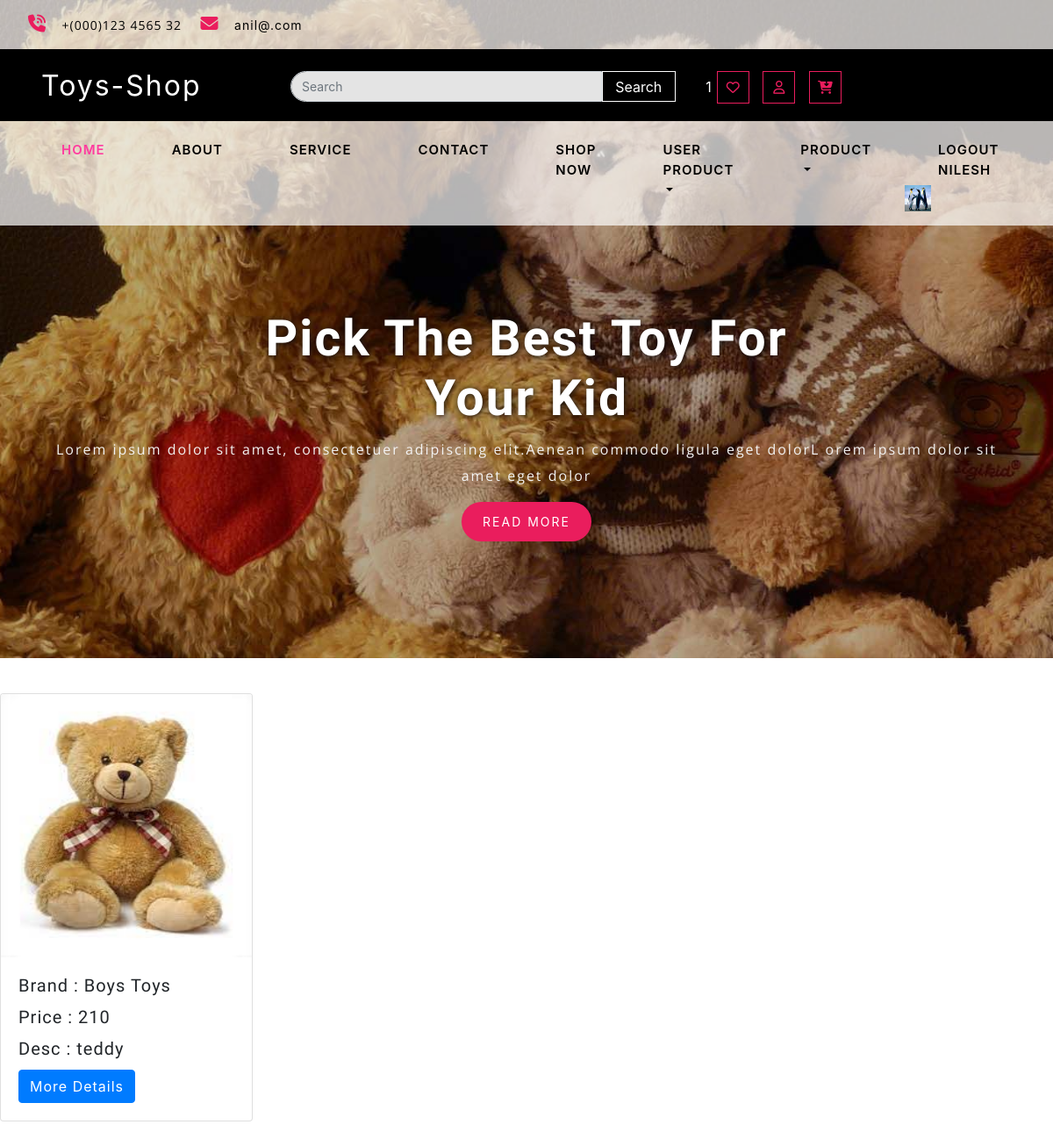
Screenshot of /mywishlist/ (signed in) with the database file from the repository.
### myapp/models.py (models this page shows, shortened)
class Register(models.Model):
	fname=models.CharField(max_length=100)
	lname=models.CharField(max_length=100)
	email=models.CharField(max_length=100)
	password=models.CharField(max_length=100)
	phone=models.CharField(max_length=100)
	address=models.TextField()
	status=models.CharField(max_length=100,default="inactive")
	usertype=models.CharField(max_length=100,default="user")
	image=models.ImageField(upload_to="image/",blank=True,null=True,default="")

class Wishlist(models.Model):
	user=models.ForeignKey(Register,on_delete=models.CASCADE)
	product=models.ForeignKey(Product,on_delete=models.CASCADE)
	date=models.DateTimeField(default=timezone.now)

class Product(models.Model):
	BRANDS=(
			('Kids Toys','Kids Toys'),
			('Dolly','Dolly'),
			('Boys Toys','Boys Toys'),
			('Barbie','Barbie'),
		)
	saller=models.ForeignKey(Register,on_delete=models.CASCADE)
	product_brand=models.CharField(max_length=100,choices=BRANDS)
	product_price=models.IntegerField()
	product_desc=models.TextField()
	product_image=models.ImageField(upload_to="product_image",default="")

### myapp/views.py (the view)
# urls.py: path('mywishlist/',views.mywishlist,name='mywishlist'),
def mywishlist(request):
	user=Register.objects.get(email=request.session['email'])
	wishlists=Wishlist.objects.filter(user=user)
	request.session['wishlist_count']=len(wishlists)
	return render(request,'mywishlist.html',{'wishlists':wishlists})

### myapp/templates/mywishlist.html
{% include 'hearder.html' %}
<div class="row">
	{% for i in wishlists %}
	<div class="col-sm-3" style="margin-bottom: 100px">
		<div class="card" style="width: 18rem;">
			<img class="card-img-top" src="{{i.product.product_image.url}}" alt="Card image cap" width="450px" height="300px">
			<div class="card-body">
				<h5 class="card-title">Brand : {{i.product.product_brand}}</h5>
				<h5 class="card-title">Price : {{i.product.product_price}}</h5>
				<h5 class="card-title">Desc  : {{i.product.product_desc}}</h5>
				<a href="{% url 'user_details_product' pid=i.product.pk %}" class="btn btn-primary">More Details</a>
			</div>
		</div>
	</div>
	{% endfor %}
</div>

### myapp/templates/hearder.html (shortened to what this page needs)
{% load static %}
<!DOCTYPE html>
<html lang="zxx">
<head>
      <link href="{% static 'css/bootstrap.min.css' %}" rel="stylesheet" type="text/css" media="all">
      <link href="{% static 'css/fontawesome-all.min.css' %}" rel="stylesheet" type="text/css" media="all">
      <link rel="stylesheet" href="{% static 'css/flexslider.css' %}" type="text/css" media="all" />
      <link href="{% static 'css/JiSlider.html' %}" rel="stylesheet">
      <link rel="stylesheet" href="{% static 'css/shop.css' %}" type="text/css" />
      <link href="{% static 'css/style.css' %}" rel='stylesheet' type='text/css' media="all">
   </head>
   <body>
<body><link rel="stylesheet" href="{% static '../../../../../../assests/css/font-awesome.min.css' %}">
<div id="right-sidebar" class="right-sidebar-notifcations nav-collapse">
</div>
      <div class="header-outs" id="home">
         <div class="header-bar">
            <div class="info-top-grid">
               <div class="info-contact-agile">
                  <ul>
                     <li>
                        <span class="fas fa-phone-volume"></span>
                        <p>+(000)123 4565 32</p>
                     </li>
                     <li>
                        <span class="fas fa-envelope"></span>
                        <p><a href="mailto:info@example.com">anil@.com</a></p>
                     </li>
                  </ul>
               </div>
            </div>
            <div class="container-fluid">
               <div class="hedder-up row">
                  <div class="col-lg-3 col-md-3 logo-head">
                     <h1><a class="navbar-brand" href="{% url 'index' %}">Toys-Shop</a></h1>
                  </div>
                  <div class="col-lg-5 col-md-6 search-right">
                     <form class="form-inline my-lg-0" method="POST" action="{% url 'user_product_search' %}" name="user_product_search">
                        <input class="form-control mr-sm-2" type="search" placeholder="Search" name="product_brand">
                        <button class="btn" type="submit">Search</button>
                     </form>
                  </div>
                  <div class="col-lg-4 col-md-3 right-side-cart">
                     <div class="cart-icons">
                        <ul>
                          {%  if request.session.email %}
                             <li>
                                <a href="{% url 'mywishlist' %}">{{request.session.wishlist_count}}<span class="far fa-heart"></span></a>
                             </li>
                             <li>
                                <button type="button" data-toggle="modal" data-target="#exampleModal"> <span class="far fa-user"></span></button>
                             </li>
                             <li class="toyscart toyscart2 cart cart box_1">
                                <a href="{% url 'mycart' %}">{{request.session.cart_count}}<span class="fas fa-cart-arrow-down"></span></a>
                             </li>
                            {% endif %}
                        </ul>
                     </div>
                  </div>
               </div>
            </div>
            <nav class="navbar navbar-expand-lg navbar-light">
               <div class="collapse navbar-collapse justify-content-center" id="navbarSupportedContent">
                  <ul class="navbar-nav ">
                     <li class="nav-item active">
                        <a class="nav-link" href="{% url 'index' %}">Home <span class="sr-only">(current)</span></a>
                     </li>
                     <li class="nav-item">
                        <a href="{% url 'about' %}" class="nav-link">About</a>
                     </li>
                     <li class="nav-item">
                        <a href="{% url 'service' %}" class="nav-link">Service</a>
                     </li>
                     <li class="nav-item">
                        <a href="{% url 'contact' %}" class="nav-link">Contact</a>
                     </li>
                     {%  if request.session.email %}
                         <li class="nav-item">
                            <a href="{% url 'shop' %}" class="nav-link">Shop Now</a>
                         </li>
                         <li class="nav-item dropdown">
                        <a class="nav-link dropdown-toggle" href="#" id="navbarDropdown1" role="button" data-toggle="dropdown" aria-haspopup="true" aria-expanded="false">
                        user product
                        </a>
                     </li>
                         <li class="nav-item dropdown">
                            <a class="nav-link dropdown-toggle" href="#" id="navbarDropdown1" role="button" data-toggle="dropdown" aria-haspopup="true" aria-expanded="false">
                            Product
                            </a>
                         </li>
                         <li class="nav-item">
                            <a href="{% url 'logout' %}" class="nav-link">LogOut {{request.session.fname}}</a>
                            <img src="{{request.session.image}}" width="30px" height="30px">
                          </li>
                     {% endif %}
                  </ul>
               </div>
            </nav>
         </div>
         <div class="slider text-center">
            <div class="callbacks_container">
               <ul class="rslides" id="slider4">
                  <li>
                     <div class="slider-img one-img">
                        <div class="container">
                           <div class="slider-info ">
                              <h5>Pick The Best Toy For <br>Your Kid</h5>
                              <div class="bottom-info">
                                 <p>Lorem ipsum dolor sit amet, consectetuer adipiscing elit.Aenean commodo ligula eget dolorL orem ipsum dolor sit amet eget dolor</p>
                              </div>
                              <div class="outs_more-buttn">
                                 <a href="{% url 'about' %}">Read More</a>
                              </div>
                           </div>
                        </div>
                     </div>
                  </li>
               </ul>
            </div>
         </div>
      </div>

### myapp/static/css/shop.css (style rules this page uses)
.btn { display: inline-block; }

### myapp/templates/hearder.html (style rules this page uses)
* { box-sizing: border-box; font-family: -apple-system, BlinkMacSystemFont, "Segoe UI", Roboto, Oxygen-Sans, Ubuntu, Cantarell, "Helvetica Neue", sans-serif; }
#right-sidebar { width: 90px; position: fixed; height: 100%; z-index: 1000; right: 0px; top: 0; margin-top: 60px; -webkit-transition: all .5s ease-in-out; -moz-transition: all .5s ease-in-out; -o-transition: all .5s ease-in-out; transition: all .5s ease-in-out; overflow-y: auto; }

### rows the page displays
Register: session.fname "NILESH"
Wishlist: product.product_image (picture), product.product_brand "Boys Toys", product.product_price "210", product.product_desc "teddy"

### other values shown
{{ request.session.wishlist_count }} "1"
